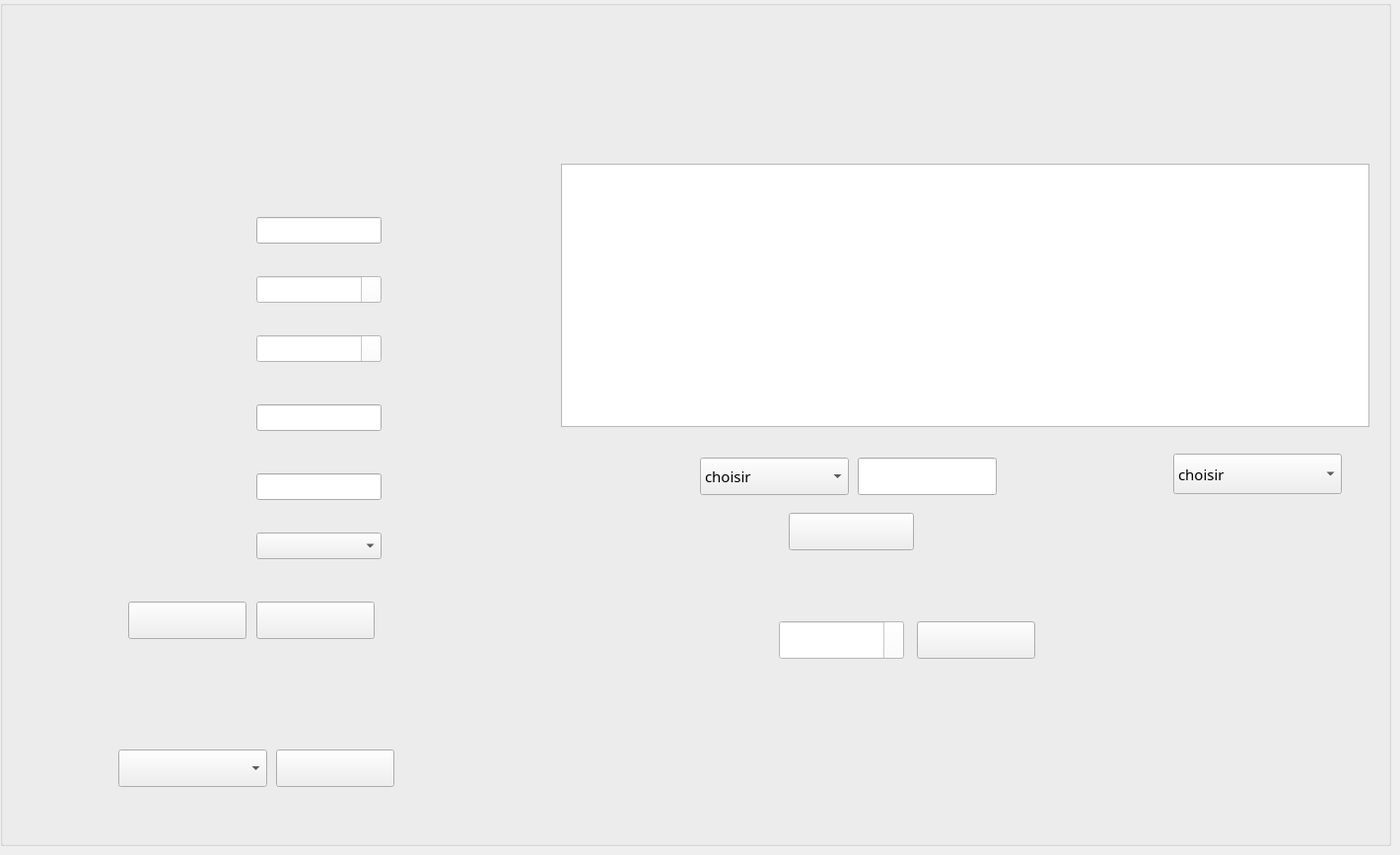
           <widget class="QWidget" name="gestion_cf">
            <attribute name="title">
             <string>Gestion carte de fidélité</string>
            </attribute>
            <widget class="QGroupBox" name="groupBox_8">
             <property name="geometry">
              <rect>
               <x>0</x>
               <y>0</y>
               <width>1411</width>
               <height>858</height>
              </rect>
             </property>
             <property name="styleSheet">
              <string notr="true"/>
             </property>
             <property name="title">
              <string/>
             </property>
             <widget class="QLineEdit" name="le_rech_cf">
              <property name="geometry">
               <rect>
                <x>870</x>
                <y>464</y>
                <width>141</width>
                <height>38</height>
               </rect>
              </property>
              <property name="styleSheet">
               <string notr="true">border-image: url(:/img/img/LD.png);</string>
              </property>
             </widget>
             <widget class="QPushButton" name="pb_ajout_cf">
              <property name="geometry">
               <rect>
                <x>130</x>
                <y>610</y>
                <width>120</width>
                <height>38</height>
               </rect>
              </property>
              <property name="font">
               <font>
                <family>Junior Prince</family>
                <pointsize>11</pointsize>
                <weight>50</weight>
                <italic>false</italic>
                <bold>false</bold>
                <underline>false</underline>
                <strikeout>false</strikeout>
                <kerning>true</kerning>
               </font>
              </property>
              <property name="autoFillBackground">
               <bool>false</bool>
              </property>
              <property name="styleSheet">
               <string notr="true">border-image: url(:/img/img/Ajouter.png);</string>
              </property>
              <property name="text">
               <string/>
              </property>
             </widget>
             <widget class="QLineEdit" name="le_num_cf">
              <property name="geometry">
               <rect>
                <x>260</x>
                <y>220</y>
                <width>127</width>
                <height>27</height>
               </rect>
              </property>
              <property name="styleSheet">
               <string notr="true">border-image: url(:/img/img/LD.png);</string>
              </property>
             </widget>
             <widget class="QLineEdit" name="le_cheque_cf">
              <property name="geometry">
               <rect>
                <x>260</x>
                <y>480</y>
                <width>127</width>
                <height>27</height>
               </rect>
              </property>
              <property name="styleSheet">
               <string notr="true">border-image: url(:/img/img/LD.png);</string>
              </property>
             </widget>
             <widget class="QLineEdit" name="le_points_cf">
              <property name="geometry">
               <rect>
                <x>260</x>
                <y>410</y>
                <width>127</width>
                <height>27</height>
               </rect>
              </property>
              <property name="styleSheet">
               <string notr="true">border-image: url(:/img/img/LD.png);</string>
              </property>
              <property name="text">
               <string/>
              </property>
             </widget>
             <widget class="QTableView" name="tab_cf">
              <property name="geometry">
               <rect>
                <x>569</x>
                <y>166</y>
                <width>820</width>
                <height>267</height>
               </rect>
              </property>
              <property name="styleSheet">
               <string notr="true"/>
              </property>
             </widget>
             <widget class="QComboBox" name="comboBox_tri_cf">
              <property name="geometry">
               <rect>
                <x>1190</x>
                <y>460</y>
                <width>171</width>
                <height>41</height>
               </rect>
              </property>
              <property name="font">
               <font>
                <family>Junior Prince</family>
                <pointsize>11</pointsize>
                <weight>50</weight>
                <italic>false</italic>
                <bold>false</bold>
                <underline>false</underline>
                <strikeout>false</strikeout>
               </font>
              </property>
              <property name="styleSheet">
               <string notr="true">border-image: url(:/img/img/LD.png);</string>
              </property>
              <item>
               <property name="text">
                <string>choisir</string>
               </property>
              </item>
              <item>
               <property name="text">
                <string>date emission croissant</string>
               </property>
              </item>
              <item>
               <property name="text">
                <string>date emission decroissant</string>
               </property>
              </item>
              <item>
               <property name="text">
                <string>date expiration croissant</string>
               </property>
              </item>
              <item>
               <property name="text">
                <string>date expiration decroissant</string>
               </property>
              </item>
              <item>
               <property name="text">
                <string>numeros croissants</string>
               </property>
              </item>
              <item>
               <property name="text">
                <string>numeros décroissants</string>
               </property>
              </item>
             </widget>
             <widget class="QPushButton" name="pb_rech_cf_2">
              <property name="geometry">
               <rect>
                <x>930</x>
                <y>630</y>
                <width>120</width>
                <height>38</height>
               </rect>
              </property>
              <property name="font">
               <font>
                <family>Junior Prince</family>
                <pointsize>11</pointsize>
                <weight>50</weight>
                <italic>false</italic>
                <bold>false</bold>
                <underline>false</underline>
                <strikeout>false</strikeout>
               </font>
              </property>
              <property name="styleSheet">
               <string notr="true">border-image: url(:/img/img/Rechercher.png);</string>
              </property>
              <property name="text">
               <string/>
              </property>
             </widget>
             <widget class="QComboBox" name="cb_rech_cf">
              <property name="geometry">
               <rect>
                <x>710</x>
                <y>464</y>
                <width>151</width>
                <height>38</height>
               </rect>
              </property>
              <property name="font">
               <font>
                <family>Junior Prince</family>
                <pointsize>11</pointsize>
                <weight>50</weight>
                <italic>false</italic>
                <bold>false</bold>
                <underline>false</underline>
                <strikeout>false</strikeout>
               </font>
              </property>
              <property name="styleSheet">
               <string notr="true">border-image: url(:/img/img/LD.png);</string>
              </property>
              <item>
               <property name="text">
                <string>choisir</string>
               </property>
              </item>
              <item>
               <property name="text">
                <string>numero</string>
               </property>
              </item>
              <item>
               <property name="text">
                <string>points</string>
               </property>
              </item>
             </widget>
             <widget class="QPushButton" name="pb_rech_cf_3">
              <property name="geometry">
               <rect>
                <x>800</x>
                <y>520</y>
                <width>127</width>
                <height>38</height>
               </rect>
              </property>
              <property name="font">
               <font>
                <family>Junior Prince</family>
                <pointsize>11</pointsize>
                <weight>50</weight>
                <italic>false</italic>
                <bold>false</bold>
                <underline>false</underline>
                <strikeout>false</strikeout>
               </font>
              </property>
              <property name="styleSheet">
               <string notr="true">border-image: url(:/img/img/Rechercher.png);</string>
              </property>
              <property name="text">
               <string/>
              </property>
             </widget>
             <widget class="QComboBox" name="comboBox_refer_cf">
              <property name="geometry">
               <rect>
                <x>260</x>
                <y>540</y>
                <width>127</width>
                <height>27</height>
               </rect>
              </property>
              <property name="styleSheet">
               <string notr="true">border-image: url(:/img/img/LD.png);</string>
              </property>
             </widget>
             <widget class="QComboBox" name="cb_num_supp">
              <property name="geometry">
               <rect>
                <x>120</x>
                <y>760</y>
                <width>151</width>
                <height>38</height>
               </rect>
              </property>
              <property name="font">
               <font>
                <family>Junior Prince</family>
                <pointsize>11</pointsize>
                <weight>50</weight>
                <italic>false</italic>
                <bold>false</bold>
               </font>
              </property>
              <property name="styleSheet">
               <string notr="true">border-image: url(:/img/img/LD.png);</string>
              </property>
             </widget>
             <widget class="QPushButton" name="pb_supp_cf">
              <property name="geometry">
               <rect>
                <x>280</x>
                <y>760</y>
                <width>120</width>
                <height>38</height>
               </rect>
              </property>
              <property name="font">
               <font>
                <family>Junior Prince</family>
                <pointsize>11</pointsize>
                <weight>50</weight>
                <italic>false</italic>
                <bold>false</bold>
                <underline>false</underline>
                <strikeout>false</strikeout>
               </font>
              </property>
              <property name="styleSheet">
               <string notr="true">border-image: url(:/img/img/Supprimer.png);</string>
              </property>
              <property name="text">
               <string/>
              </property>
             </widget>
             <widget class="QPushButton" name="pb_modifier_cf">
              <property name="geometry">
               <rect>
                <x>260</x>
                <y>610</y>
                <width>120</width>
                <height>38</height>
               </rect>
              </property>
              <property name="font">
               <font>
                <family>Junior Prince</family>
                <pointsize>11</pointsize>
                <weight>50</weight>
                <italic>false</italic>
                <bold>false</bold>
                <underline>false</underline>
                <strikeout>false</strikeout>
                <kerning>true</kerning>
               </font>
              </property>
              <property name="autoFillBackground">
               <bool>false</bool>
              </property>
              <property name="styleSheet">
               <string notr="true">border-image: url(:/img/img/Modifier.png);</string>
              </property>
              <property name="text">
               <string/>
              </property>
             </widget>
             <widget class="QDateEdit" name="le_date_em">
              <property name="geometry">
               <rect>
                <x>260</x>
                <y>280</y>
                <width>127</width>
                <height>27</height>
               </rect>
              </property>
              <property name="styleSheet">
               <string notr="true">border-image: url(:/img/img/LD.png);
font: 8pt &quot;Junior Prince&quot;;
color: rgb(255, 255, 255);
background-color: rgb(255, 255, 255);</string>
              </property>
              <property name="displayFormat">
               <string>dd/MM/yy</string>
              </property>
              <property name="calendarPopup">
               <bool>true</bool>
              </property>
             </widget>
             <widget class="QDateEdit" name="le_date_ex">
              <property name="geometry">
               <rect>
                <x>260</x>
                <y>340</y>
                <width>127</width>
                <height>27</height>
               </rect>
              </property>
              <property name="styleSheet">
               <string notr="true">border-image: url(:/img/img/LD.png);
font: 8pt &quot;Junior Prince&quot;;
color: rgb(255, 255, 255);
background-color: rgb(255, 255, 255);</string>
              </property>
              <property name="displayFormat">
               <string>dd/MM/yy</string>
              </property>
              <property name="calendarPopup">
               <bool>true</bool>
              </property>
             </widget>
             <widget class="QDateEdit" name="dateEdit">
              <property name="geometry">
               <rect>
                <x>790</x>
                <y>630</y>
                <width>127</width>
                <height>38</height>
               </rect>
              </property>
              <property name="styleSheet">
               <string notr="true">border-image: url(:/img/img/LD.png);
font: 8pt &quot;Junior Prince&quot;;
color: rgb(255, 255, 255);
background-color: rgb(255, 255, 255);</string>
              </property>
              <property name="displayFormat">
               <string>dd/MM/yy</string>
              </property>
              <property name="calendarPopup">
               <bool>true</bool>
              </property>
             </widget>
             <widget class="QLabel" name="photoFid">
              <property name="geometry">
               <rect>
                <x>0</x>
                <y>0</y>
                <width>1411</width>
                <height>858</height>
               </rect>
              </property>
              <property name="text">
               <string/>
              </property>
             </widget>
             <zorder>photoFid</zorder>
             <zorder>le_rech_cf</zorder>
             <zorder>pb_ajout_cf</zorder>
             <zorder>le_num_cf</zorder>
             <zorder>le_cheque_cf</zorder>
             <zorder>le_points_cf</zorder>
             <zorder>tab_cf</zorder>
             <zorder>comboBox_tri_cf</zorder>
             <zorder>pb_rech_cf_2</zorder>
             <zorder>cb_rech_cf</zorder>
             <zorder>pb_rech_cf_3</zorder>
             <zorder>comboBox_refer_cf</zorder>
             <zorder>cb_num_supp</zorder>
             <zorder>pb_supp_cf</zorder>
             <zorder>pb_modifier_cf</zorder>
             <zorder>le_date_em</zorder>
             <zorder>le_date_ex</zorder>
             <zorder>dateEdit</zorder>
            </widget>
           </widget>
